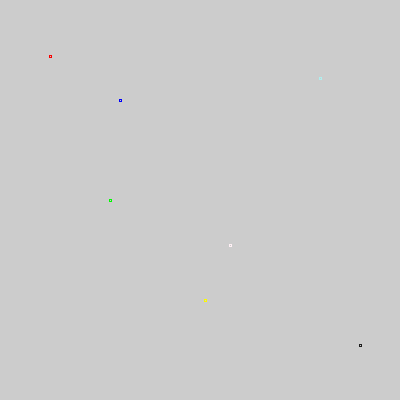
Frame 1 (no input)
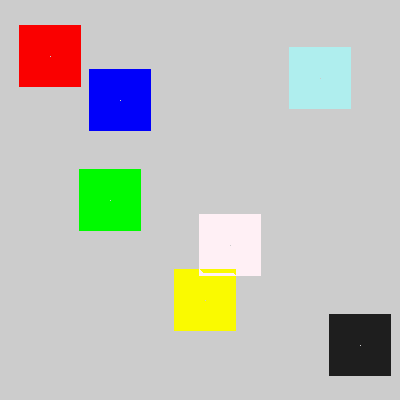
Frame 60 (the mouse pressed at the canvas centre just before this capture)
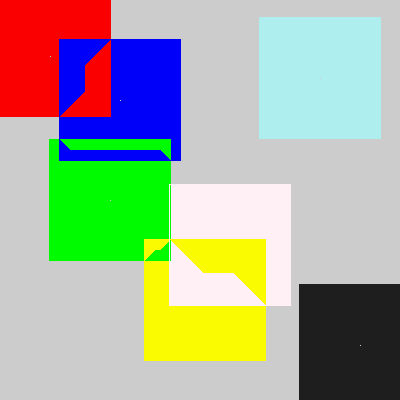
Frame 120 (the mouse held since frame 60 and released just before this capture)

The Processing sketch that drew these frames (run headless with seeded random() and noise(); from frame 60 on, the mouse is pressed at the canvas centre):

// Processing sketch: processing_146720
// ── processing_146720.pde

float [ ] x = { 50, 110, 120, 205, 230, 320, 360 };
float [ ] y = { 56, 200, 100, 300, 245,  78, 345 };
float []dim={1,1,1,1,1,1,1};
color red=color(250,0,0);
color green=color(0,250,0);
color blue=color(0,0,250);
color yellow=color(250,250,0);
color pink=color(255,240,245);
color lightBlue=color(175, 238, 238);
color grey=color(30);
color []col={red,green,blue,yellow,pink,lightBlue,grey};

void setup(){
  size(400,400);
  rectMode(CENTER);
}

void draw(){
  drawFigures();
 // moveFigures();
}

void drawFigures(){
  for(int i=0; i<x.length ; i++){
    noFill();
    stroke(col[i]);
    dim[i]++;
    rect(x[i],y[i],dim[i],dim[i]);
  }
  
}
